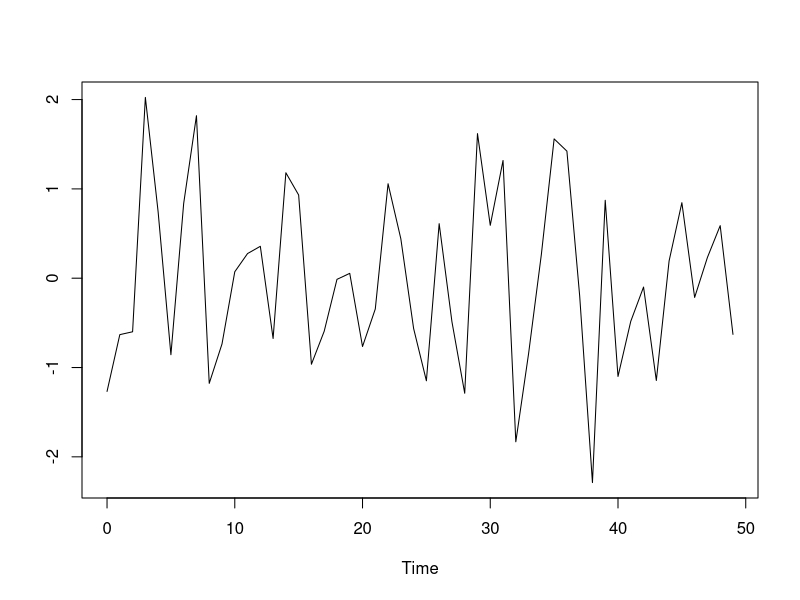

This figure's R source:
## ---- chunk 1
timeseries_1 <- rnorm(50)
timeseries_1
## ---- chunk 2
plot(ts(timeseries_1, start = 0), ylab = "", xlab = "Time")
